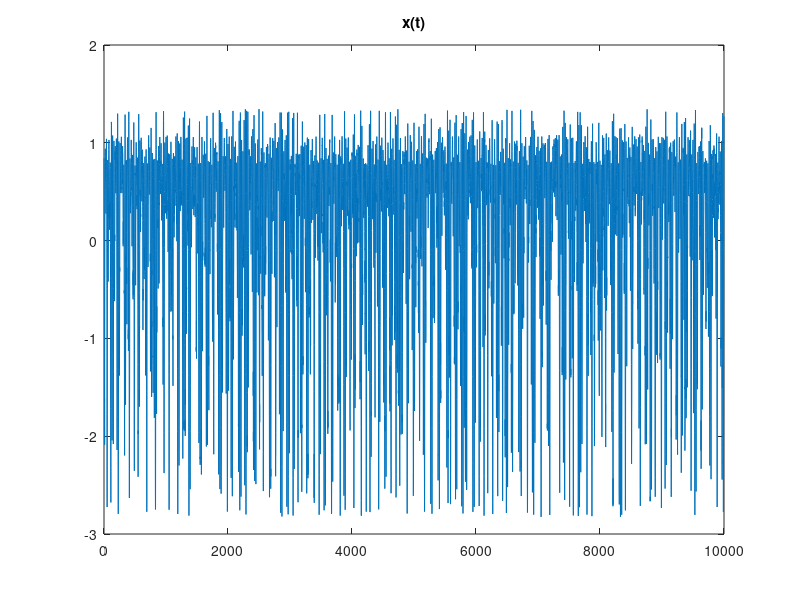
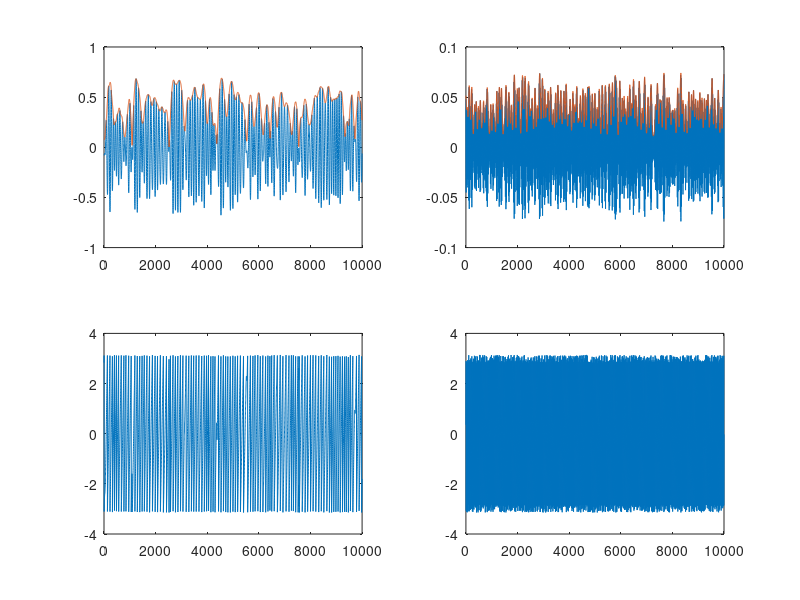

The MATLAB script that drew these images, in order: (Note: this script raises an error after producing the figures.)
% rand('seed', 20150827); randn('seed', 20150827);

%% Setup frequencies of interest and corresponding filter banks
fs = 1000; % sampling frequency
f1 = 10 / fs;
f2 = 50 / fs;
df = 4 / fs; % pass band band-width

nTap = ceil(2/f1); %ceil(2/df); % For an FIR, nTap should be longer than one cycle of lowest freq
removeBoundaryHandle = @(z) z(nTap+1:end-nTap);

designBPhandle = @(f) firls(ceil(2/f), [0, f-df, f-df/2, f+df/2, f+df, 1/2] * 2, [0 0 1 1 0 0]);
b1 = designBPhandle(f1);
b2 = designBPhandle(f2);

%% Simulate some random signals
T = ceil(10 * fs);
TT = T + 2 * nTap;

switch(2)
case 1
e = randn(T + 2 * nTap, 1);
e1 = filtfilt(b1, 1, e);
e2 = filtfilt(b2, 1, e);
x = e1 .* sin((1:numel(e))'/T*8) + e2 .* e1;

case 2
e1 = cos(2 * pi * f1 * (1:TT) + 0.2 * cumsum(randn(1, TT)));
e2 = exp(-e1) .* cos(2 * pi * f2 * (1:TT));
x = e1 + e2;
x = x(:);
x = zscore(x) + 0.01 * randn(TT, 1);
end

figRaw = figure(4017); clf; plot(removeBoundaryHandle(x)); title('x(t)');
%% band-pass filter x
xLow = filtfilt(b1, 1, x);
xHigh = filtfilt(b2, 1, x);

%% Hilbert transform
X1 = hilbert(xLow);
X2 = hilbert(xHigh);

%% remove boundaries
x = removeBoundaryHandle(x);
xLow = removeBoundaryHandle(xLow);
xHigh = removeBoundaryHandle(xHigh);
X1 = removeBoundaryHandle(X1);
X2 = removeBoundaryHandle(X2);

%% Extract amplitude and phase from the analytical signal
aLow  = abs(X1); phiLow  = angle(X1);
aHigh = abs(X2); phiHigh = angle(X2);

%% Plot them
fig = figure(62789); clf;
subplot(2,2,1); plot(xLow);
hold all; plot(aLow);
subplot(2,2,3); plot(phiLow);
subplot(2,2,2); plot(xHigh);
hold all; plot(aHigh)
subplot(2,2,4); plot(phiHigh);
linkaxes(get(fig, 'Children'), 'x');

% Parameters for the surrogate generation
nSurrogate = 999; % number of shuffled surrogates requested
minTimeShift = 1 * fs; % minimum time to be separated to have phase decoherence
rpIdxAll = generateSurrogateIndices(T, minTimeShift, nSurrogate);

%% Inspect decoherence
% the phase autocorrelation should decay significantly by minTimeShift
[xcLow, lags]  = xcorr(phiLow,  ceil(min(T/4, minTimeShift*8)), 'coeff');
xcHigh = xcorr(phiHigh, ceil(min(T/4, minTimeShift*8)), 'coeff');
figure(4125); clf; hold all; title('phase autocorrelation');
plot(lags(lags>=0), xcLow (lags>=0));
plot(lags(lags>=0), xcHigh(lags>=0));
line(minTimeShift * [1, 1], [-1, 1], 'Color', 'k');
lh = legend('Low freq', 'High freq', 'Location', 'SouthEast');
set(lh, 'box', 'off');
xlabel('time lag (samples)');

%% Generate surrogates
xx1 = repmat(xLow(:), 1, nSurrogate+1);
xx2 = xHigh(rpIdxAll);
xaLow = repmat(aLow(:), 1, nSurrogate+1);
xphiLow = repmat(phiLow(:), 1, nSurrogate+1);
xaHigh = aHigh(rpIdxAll);
xphiHigh = phiHigh(rpIdxAll);

%%
CFC = cell(5, 1);
CFC{1} = estimateCFC_MCS_Canolty2006(f1, f2, xx1, xx2, xaLow, xphiLow, xaHigh, xphiHigh);
CFC{2} = estimateCFC_PLV_Lachaux1999(f1, f2, xx1, xx2, xaLow, xphiLow, xaHigh, xphiHigh);
CFC{3} = estimateCFC_ESC_Bruns2004(f1, f2, xx1, xx2, xaLow, xphiLow, xaHigh, xphiHigh);
CFC{4} = estimateCFC_R2R_Penny2008(f1, f2, xx1, xx2, xaLow, xphiLow, xaHigh, xphiHigh);
CFC{5} = estimateCFC_EAA_Tort2008(f1, f2, xx1, xx2, xaLow, xphiLow, xaHigh, xphiHigh);
CFCstr = {'MCS', 'PLV', 'ESC', 'R2R', 'EAA'};
% mean compound signal
% phase locking value
% envelop-to-signal correlation
% r^2 of regression
% entropy of average amplitude

%%
for kCFC = 1:numel(CFC)
    threshold = quantile(CFC{kCFC}(2:end), 1 - 0.05);
    pValue = (sum(CFC{kCFC}(2:end) > CFC{kCFC}(1)) + 1)/nSurrogate;
    m = mean(CFC{kCFC}(2:end));
    s = std(CFC{kCFC}(2:end));
    dev = (CFC{kCFC}(1) - m)/s;
    fprintf('CFC [%s]: %g\tp-value [%.4f]\tdeviation [%f]\n', CFCstr{kCFC}, CFC{kCFC}(1), pValue, dev);
end

figure(1408); clf; hold all;
hist(CFC{kCFC}(2:end), 20)
line(CFC{kCFC}(1) * [1, 1], [0, nSurrogate/10], 'Color', 'r');
line(threshold * [1, 1], [0, nSurrogate/10], 'Color', 'b');

return

%% Estimate simple PACs
rNESC = corr(cos(angle(X1)), abs(X2))
rAEC = corr(abs(X1), abs(X2))

%% Entropy of average amplitude conditioned on phase distribution method
% 
amp2 = abs(X2);
nBin = 18;
phaseBins = linspace(-pi, pi, nBin + 1);
phaseBinCenters = (phaseBins(1:end-1) + phaseBins(2:end))/2;
aacpd = zeros(numel(phaseBins)-1, 1);
for kBin = 1:numel(phaseBins)-1
    bIdx = phi >= phaseBins(kBin) & phi < phaseBins(kBin+1);
    aacpd(kBin) = mean(amp2(bIdx));
end
figure(957); clf;
bar(phaseBinCenters, aacpd);
aacpd = aacpd / sum(aacpd);
H = @(P) -sum(P(P~=0).*log(P(P~=0)));
Hmax = -log(1/nBin);
(Hmax - H(aacpd))/Hmax

%% dependence between the filtered signal and the amplitude signal
% I don't like phase signal because of phase slips
% also, don't need to be concerned with phase being circular variable
% the main problem is that overall amplitude fluctuations creates
% spurious PAC estimates.

% dep(xLow, abs(X2))
